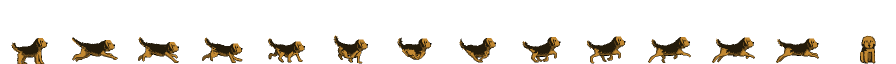
#> input picture shrimp-home-proto/pixel-src/dog-updown/dog-14.png, 1792 x 128 px (shown at 1/2 size)
$ python back8.py
#> lines starting #> are read from the running program, lines starting #| are printed output that depends on the picture
### shrimp-home-proto/pixel-src/dog-updown/common.py
from PIL import Image
import os
SRC=os.path.join(os.path.dirname(os.path.abspath(__file__)),'dog-14.png')
PAL={'D':(36,27,11),'T':(195,137,50),'M':(119,84,32),'K':(79,57,22),'B':(22,16,0),'N':(0,0,0),'k':(59,43,17)}
INV={v:k for k,v in PAL.items()}
def load_frame(i):
#> called with i = 13
    im=Image.open(SRC).convert('RGBA')
#> im is the input picture: PIL image 1792x128 RGBA; mean R, G, B, A 10.9, 7.7, 2.9, 29.9
    return im.crop((i*128,0,i*128+128,128))
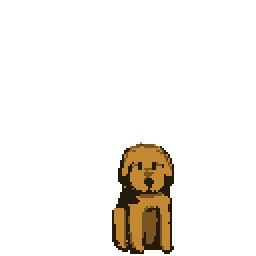
#> returned value: PIL image 128x128 RGBA (shown 2 times larger); mean R, G, B, A 11.3, 8, 3, 22.5; transparent parts drawn white
def to_grid(fr):
    """frame -> dict {(x,y):letter} for opaque pixels (alpha>0), letters by nearest palette"""
    px=fr.load();g={}
    for y in range(fr.size[1]):
        for x in range(fr.size[0]):
            p=px[x,y]
            if p[3]<128:continue
            c=p[:3]
            if c in INV:g[(x,y)]=INV[c]
            else:
                # nearest palette colour
                best=min(PAL.items(),key=lambda kv:sum((a-b)**2 for a,b in zip(kv[1],c)))
                g[(x,y)]=best[0]
#> after the loop, g = 1448 items
    return g
# [7 lines left out: function put, not called in this run]
def render(g,size=(128,128)):
    im=Image.new('RGBA',size,(0,0,0,0));px=im.load()
    for (x,y),ch in g.items():
        if 0<=x<size[0] and 0<=y<size[1]:px[x,y]=PAL[ch]+(255,)
    return im
# [5 lines left out: function dump, not called in this run]
def preview(frames,path,z=6,bg=(200,220,190,255),crop=(40,64,104,128),cols=None):
    cw,ch=crop[2]-crop[0],crop[3]-crop[1]
    cols=cols or len(frames)
    rows=(len(frames)+cols-1)//cols
    sheet=Image.new('RGBA',(cols*cw*z+(cols+1)*4,rows*ch*z+(rows+1)*4),(160,170,150,255))
    for k,f in enumerate(frames):
        c=Image.new('RGBA',(cw,ch),bg);c.alpha_composite(f.crop(crop))
        sheet.paste(c.resize((cw*z,ch*z),Image.NEAREST),(4+(k%cols)*(cw*z+4),4+(k//cols)*(ch*z+4)))
    sheet.save(path)

### shrimp-home-proto/pixel-src/dog-updown/back8.py
import sys,os,math;sys.path.insert(0,os.path.dirname(os.path.abspath(__file__)))
from common import *
sit=to_grid(load_frame(13))
#> sit = 1448 items
HEAD_DY=4
def hsh(x,y,s=0):
    v=math.sin(x*12.9898+y*78.233+s*37.719)*43758.5453
    return v-math.floor(v)
def back_head():
    """the back of her head: same outline and ears as her front view, tan fur where the face was,
    and the dark of the saddle coming up the neck underneath"""
    g={}
    for (x,y),c in sit.items():
        if y>95:continue
        g[(x,y)]=c
#> this loop made 1448 passes
#> (x, y, c) on passes 1 to 3: (70, 71, 'T'), (68, 72, 'M'), (69, 72, 'M')
#> after the loop, g = 588 items
    # paint out the face: eyes, brows, muzzle and nose become tan fur between the ear lines
    for y in range(80,96):
        for x in range(65,82):
            if (x,y) in g:g[(x,y)]='T'
    # the ears' inner edges, as she draws them from the front
    for y in range(81,89):g[(64,y)]='D';g[(82,y)]='D'
    g[(65,88)]='D';g[(81,88)]='D'
    # fur strokes like the ones on top of her head
    for (x,y) in [(68,80),(69,80),(74,81),(75,81),(71,83),(72,83),(77,83),(67,85),(68,85),(74,85),(75,86),(70,87),(71,87),(78,86),(73,86)]:
        g[(x,y)]='M'
    # the neck, dark, coming up under the skull with a ragged edge
    top={65:89,66:88,67:88,68:87,69:88,70:87,71:87,72:86,73:87,74:87,75:86,76:87,77:88,78:87,79:88,80:88,81:89}
    for x,y0 in top.items():
        for y in range(y0,96):
            if (x,y) in g:g[(x,y)]='D'
        if (x,y0-1) in g and hsh(x,y0)<0.6:g[(x,y0-1)]='M'
    return g
HEAD=back_head()
#> HEAD = 588 items
TORSO=[
# x 52 + i
# 0         1         2         3
# 0123456789012345678901234567890123456789
 "........DDDDDDDDDDDDDDDDDDDDDDDDD.......",  # 96 shoulders behind the neck
 ".......DDDDDDDDDDDDDDDDDDDDDDDDDDD......",  # 97
 "......DDDDDDDDDDDDDDDDDDDDDDDDDDDDD.....",  # 98 the saddle over the back
 "......DDDDDDDDDDDDDDDDDDDDDDDDDDDDD.....",  # 99
 "......DDDDDDDDDDDDDDDDDDDDDDDDDDDDD.....",  # 100
 "......DDDDDDDDDDDDDDDDDDDDDDDDDDDDD.....",  # 101
 "......DDDDDDDDDDDDDDDDDDDDDDDDDDDDD.....",  # 102
 "......DMDDDDDDDDDDDDDDDDDDDDDDDDDMD.....",  # 103 the rump
 "......DTMDMDDDDDDDDDDDDDDDDDDDMDMTD.....",  # 104 tan comes in at the sides
 "......DTTMTMDDDDDDDDDDDDDDDDDMTMTTD.....",  # 105 the thighs
 "......DTTTTMMDMDDDDDDDDDDDMDMMTTTTD.....",  # 106
 "......DTTTTTTMMDDDDDDDDDDDMMTTTTTTD.....",  # 107
 "......DTTTTTTTMMDDDDDDDDDMMTTTTTTTD.....",  # 108
 "......DMTTTTTTTMD.......DMTTTTTTTMD.....",  # 109
 ".......DTTTTTTTMD.......DMTTTTTTTD......",  # 110
 ".......DMTTTTTTMD.......DMTTTTTTMD......",  # 111
 "........DTTTTTMD.........DMTTTTTD.......",  # 112
]
TORSO_Y=96
LEG_MID_L=["DTTTTMD","DTTTTMD","DTTTMMD","DMTTTMD"]
LEG_PAW_L=["DTTTTMD","DTTTMMD","DMMKKMD","DDDDDDD"]
LEG_MID_R=["DMTTTTD","DMTTTTD","DMMTTTD","DMTTTMD"]
LEG_PAW_R=["DMTTTTD","DMMTTTD","DMKKMMD","DDDDDDD"]
# the tail, up from the rump: tan feathering with dark strands, thick at the base, a curl at the tip
TAIL=[
 "...DD...",
 "..DTTD..",
 "..DTTMD.",
 ".DTTTMD.",
 ".DTTMMD.",
 "DTTTDMMD",
 "DTTTDMMD",
 "DTTDMMD.",
 "DTTDMMD.",
 ".DTDMMD.",
 ".DTDMD..",
 ".DTDMD..",
 "..DDD...",
 "..DDD...",
]
def paste(g,rows,x0,y0):
    for j,r in enumerate(rows):
        for i,c in enumerate(r):
            if c!='.':g[(x0+i,y0+j)]=c
def back_frame(liftL,liftR,fL,fR,bob,wag):
#> called with liftL = 0, liftR = 2, fL = 1, fR = 0, bob = 0, wag = -4
    g={}
    top=112+bob
    for (x,lift) in [(67,fL),(74,fR)]:
        bot=122-lift
        for y in range(top-2,bot-1):
            g[(x,y)]='D';g[(x+1,y)]='M';g[(x+2,y)]='D'
        for i,c in enumerate('DMD'):g[(x+i,bot-1)]=c
        for i,c in enumerate('DDD'):g[(x+i,bot)]=c
    for (x,lift,mid,paw) in [(60,liftL,LEG_MID_L,LEG_PAW_L),(76,liftR,LEG_MID_R,LEG_PAW_R)]:
        bot=126-lift
        n=max(0,bot-top+1-len(paw))
        paste(g,[mid[i%len(mid)] for i in range(n)]+paw,x,top)
    for (x,y),c in HEAD.items():g[(x,y+HEAD_DY+bob)]=c
#> this loop made 588 passes
#> after the loop, g = 848 items
    paste(g,TORSO,52,TORSO_Y+bob)
    n=len(TAIL)
    for j,r in enumerate(TAIL):
        k=(n-1-j)/(n-1)
        dx=round(wag*k*k)
        for i,c in enumerate(r):
            if c!='.':g[(68+i+dx,91+j+bob)]=c
#> after the loop, g = 1181 items
    return g
cyc=dict(liftL=[0,0,0,0,2,5,4,1],liftR=[2,5,4,1,0,0,0,0],bob=[0,-1,-1,0,0,-1,-1,0],wag=[-4,-3,0,3,4,3,0,-3])
def frames():return [render(back_frame(cyc['liftL'][k],cyc['liftR'][k],round(cyc['liftR'][k]*0.6),round(cyc['liftL'][k]*0.6),cyc['bob'][k],cyc['wag'][k])) for k in range(8)]
#> in render, `im = Image.new('RGBA', size, (0, 0, 0, 0))`: im: PIL image 128x128 RGBA; every value is 0
#> the loop in render, `for (x,y),ch in g.items():` made 1181 passes
#> (x, y, ch) on passes 1 to 3: (67, 110, 'M'), (68, 110, 'D'), (69, 110, 'D')
#> the loop in back_frame (call 2), `for (x,y),c in HEAD.items():g[(x,y+HEAD_DY+bob)]=c` made 588 passes
#> the loop in render (call 2), `for (x,y),ch in g.items():` made 1174 passes
#> (x, y, ch) on passes 1 to 3: (67, 109, 'M'), (68, 109, 'D'), (69, 109, 'D')
if __name__=='__main__':
    fr=frames()
#> fr = 8 items
    preview([load_frame(13),fr[0],fr[2],fr[4]],os.path.join(os.path.dirname(os.path.abspath(__file__)),'out','back_v8_zoom.png'),z=8,crop=(50,68,96,128))
#> in preview, `cw,ch=crop[2]-crop[0],crop[3]-crop[1]`: cw = 46; ch = 60
#> in preview, `cols=cols or len(frames)`: cols = 4
#> in preview, `rows=(len(frames)+cols-1)//cols`: rows = 1
#> the loop in preview, `for k,f in enumerate(frames):` made 4 passes
#> after the loop in preview, `for k,f in enumerate(frames):`:
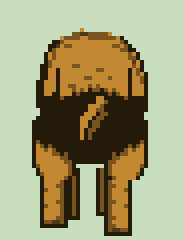
#> c: PIL image 46x60 RGBA (shown 4 times larger); mean R, G, B, A 160.5, 158.6, 120.9, 255
#> after the loop in preview, `for k,f in enumerate(frames):`:
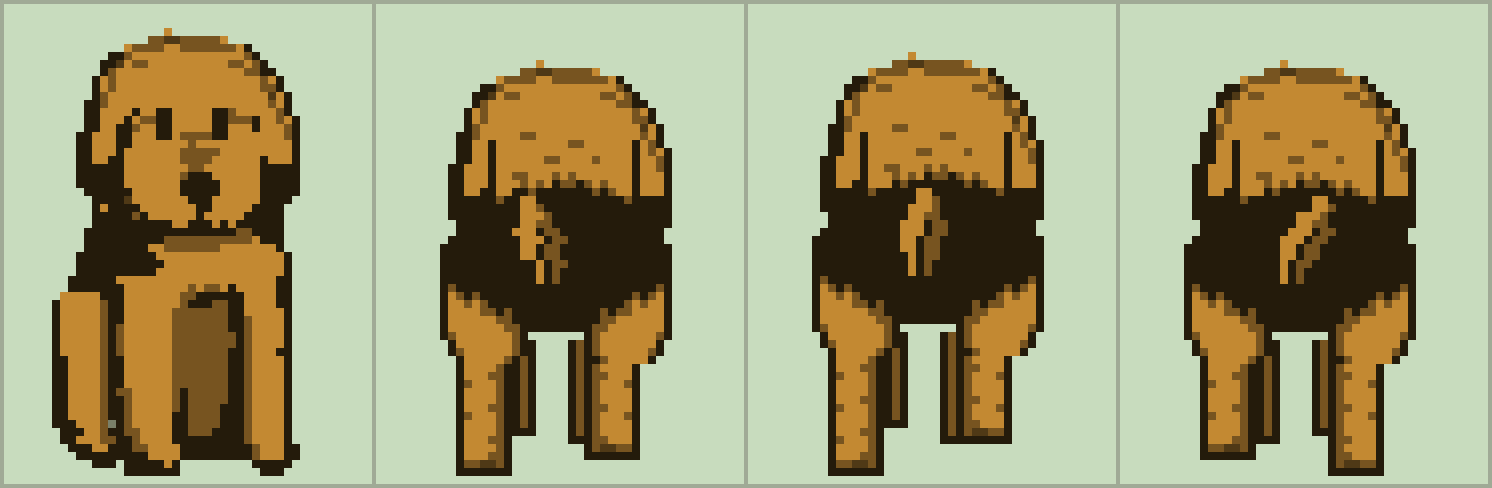
#> sheet: PIL image 1492x488 RGBA; mean R, G, B, A 160.9, 157.3, 118.6, 255
    preview([load_frame(13),load_frame(0),load_frame(3)]+fr,os.path.join(os.path.dirname(os.path.abspath(__file__)),'out','back_v8_x2.png'),z=2,crop=(30,60,110,128),bg=(106,190,48,255))
#> in load_frame (call 5), `return im.crop((i*128,0,i*128+128,128))`:
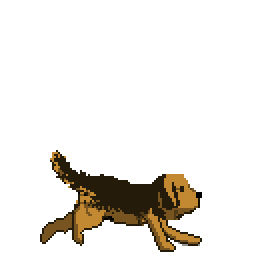
#> returned value: PIL image 128x128 RGBA (shown 2 times larger); mean R, G, B, A 10.7, 7.7, 2.9, 29.7; transparent parts drawn white
#> call 2 of preview, with z = 2, bg = (106, 190, 48, 255), crop = (30, 60, 110, 128)
#> in preview (call 2), `cw,ch=crop[2]-crop[0],crop[3]-crop[1]`: cw = 80; ch = 68
#> in preview (call 2), `cols=cols or len(frames)`: cols = 11
#> in preview (call 2), `sheet=Image.new('RGBA',(cols*cw*z+(cols+1)*4,rows*ch*z+(rows+1)*4),(16..`:
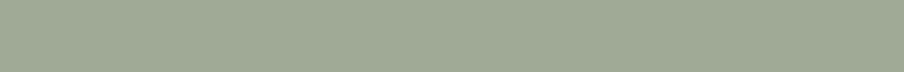
#> sheet: PIL image 1808x144 RGBA (shown at 1/2 size); mean R, G, B, A 160, 170, 150, 255
#> the loop in preview (call 2), `for k,f in enumerate(frames):` made 11 passes
#> after the loop in preview (call 2), `for k,f in enumerate(frames):`:
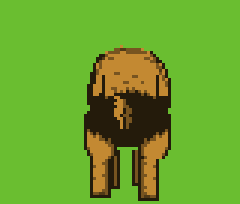
#> c: PIL image 80x68 RGBA (shown 3 times larger); mean R, G, B, A 106.4, 165.2, 43.8, 255
#> after the loop in preview (call 2), `for k,f in enumerate(frames):`:
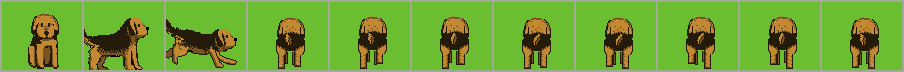
#> sheet: PIL image 1808x144 RGBA (shown at 1/2 size); mean R, G, B, A 110.4, 162.6, 51.8, 255
